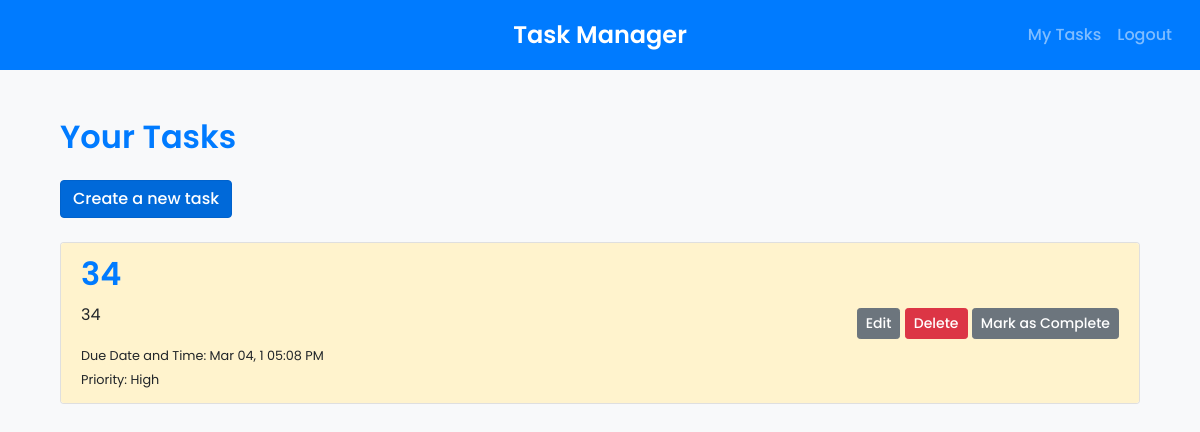
The page /tasks (signed in) on the database its author committed.
### app.py (models this page shows)
class Task(Model):
    title = CharField()
    description = CharField()
    due_date = DateTimeField()
    priority = CharField()
    assigned_to = ForeignKeyField(User, backref='tasks')  # Link task to a user
    completed = BooleanField(default=False) # type: ignore
    class Meta:
        database = db

### app.py (the view)
@app.route('/tasks')
@login_required
def list_user_tasks():
    tasks = Task.select().where(Task.assigned_to == current_user.id)
    return render_template('tasks.html', tasks=tasks)

### app.py (called while the page is built)
@login_manager.user_loader
def load_user(user_id):
    return User.get_or_none(User.id == int(user_id))

### templates/tasks.html
{% extends "base.html" %}
{% block content %}
<div class="container mt-5">
       <h2 class="mb-4" href="{{ url_for('list_user_tasks') }}">Your Tasks</a></h2>
    <a href="{{ url_for('create_task') }}" class="btn btn-primary mb-4">Create a new task</a>
    {% if tasks %}
        <div class="card">
          <ul class="list-group list-group-flush">
            {% for task in tasks %}
                <li class="list-group-item" data-task-id="{{ task.id }}">
                  <div class="d-flex justify-content-between align-items-center">
                    <div>
                        <h5>{{ task.title }}</h5>
                        <p>{{ task.description }}</p>
                        <small>Due Date and Time: {{ task.due_date.strftime('%b %d, %Y %I:%M %p') }}</small><br>
                        <small>Priority: {{ task.priority }}</small>
                    </div>
                    <div>
                        <a href="{{ url_for('edit_task', task_id=task.id) }}" class="btn btn-secondary btn-sm">Edit</a>
                        <form action="{{ url_for('delete_task', task_id=task.id) }}" method="POST" style="display: inline;">
                            <button type="submit" class="btn btn-danger btn-sm">Delete</button>
                        </form>
                        <form action="{{ url_for('toggle_task', task_id=task.id) }}" method="POST" style="display: inline;">
                            <button class="btn btn-sm {{ 'btn-success' if task.completed else 'btn-secondary' }}">
                                {{ 'Completed' if task.completed else 'Mark as Complete' }}
                            </button>
                        </form>
                    </div>
                 </div>
                </li>
            {% endfor %}
        </ul>
      </div>
    {% else %}
    <p class="text-center text-muted">No tasks found. Create your first task!</p>
    {% endif %}
</div>
{% endblock %}

### static/styles.css (style rules this page uses)
body { font-family: 'Poppins',sans-serif; background-color: #f8f9fa; }
h1, h2, h3, h4, h5, h6 { font-family: 'Poppins', sans-serif; font-weight: 600; }
h2, h5 { color: #007bff; font-size: 2rem; }
p { font-size: 16px; line-height: 1.6; }
.btn { font-family: 'Poppins', sans-serif; font-weight: 500; }
.btn-primary { background-color: #0069d9; border-color: #0062cc; }
.btn-danger { background-color: #dc3545; border-color: #dc3545; }
.list-group-item { background-color: #fff3cd; }

### rows shown on the page
Task: title "34", description "34", due_date "Mar 04, 1 05:08 PM", priority "High", completed "Mark as Complete"
